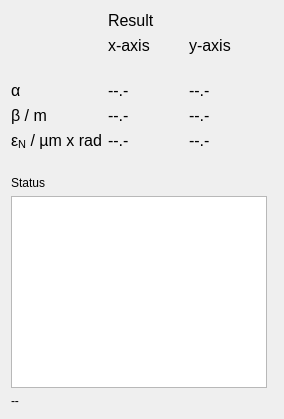
        <widget class="QWidget" name="widget_10" native="true">
         <layout class="QHBoxLayout" name="horizontalLayout_28">
          <item>
           <layout class="QGridLayout" name="gridLayout_4" columnstretch="0,0,0,0" columnminimumwidth="0,0,0,0">
            <property name="rightMargin">
             <number>6</number>
            </property>
            <property name="horizontalSpacing">
             <number>3</number>
            </property>
            <item row="5" column="3">
             <widget class="QLabel" name="eps_y_label">
              <property name="sizePolicy">
               <sizepolicy hsizetype="Preferred" vsizetype="Preferred">
                <horstretch>0</horstretch>
                <verstretch>0</verstretch>
               </sizepolicy>
              </property>
              <property name="minimumSize">
               <size>
                <width>60</width>
                <height>0</height>
               </size>
              </property>
              <property name="maximumSize">
               <size>
                <width>150</width>
                <height>16777215</height>
               </size>
              </property>
              <property name="font">
               <font>
                <family>Arial</family>
                <pointsize>12</pointsize>
               </font>
              </property>
              <property name="text">
               <string>--.-</string>
              </property>
             </widget>
            </item>
            <item row="7" column="0">
             <widget class="QLabel" name="label_40">
              <property name="font">
               <font>
                <family>Arial</family>
               </font>
              </property>
              <property name="text">
               <string>Status</string>
              </property>
              <property name="alignment">
               <set>Qt::AlignLeading|Qt::AlignLeft|Qt::AlignTop</set>
              </property>
             </widget>
            </item>
            <item row="2" column="2" colspan="2">
             <widget class="QLabel" name="charge_ratio_label">
              <property name="text">
               <string/>
              </property>
             </widget>
            </item>
            <item row="5" column="0">
             <widget class="QLabel" name="label_35">
              <property name="font">
               <font>
                <family>Arial</family>
                <pointsize>12</pointsize>
               </font>
              </property>
              <property name="text">
               <string>&lt;html&gt;&lt;head/&gt;&lt;body&gt;&lt;p&gt;ε&lt;span style=&quot; vertical-align:sub;&quot;&gt;N&lt;/span&gt; / µm x rad&lt;/p&gt;&lt;/body&gt;&lt;/html&gt;</string>
              </property>
             </widget>
            </item>
            <item row="4" column="2">
             <widget class="QLabel" name="beta_label">
              <property name="minimumSize">
               <size>
                <width>60</width>
                <height>0</height>
               </size>
              </property>
              <property name="maximumSize">
               <size>
                <width>150</width>
                <height>16777215</height>
               </size>
              </property>
              <property name="font">
               <font>
                <family>Arial</family>
                <pointsize>12</pointsize>
               </font>
              </property>
              <property name="text">
               <string>--.-</string>
              </property>
             </widget>
            </item>
            <item row="1" column="3">
             <widget class="QLabel" name="label_41">
              <property name="sizePolicy">
               <sizepolicy hsizetype="Expanding" vsizetype="Preferred">
                <horstretch>0</horstretch>
                <verstretch>0</verstretch>
               </sizepolicy>
              </property>
              <property name="minimumSize">
               <size>
                <width>60</width>
                <height>0</height>
               </size>
              </property>
              <property name="maximumSize">
               <size>
                <width>150</width>
                <height>16777215</height>
               </size>
              </property>
              <property name="font">
               <font>
                <family>Arial</family>
                <pointsize>12</pointsize>
               </font>
              </property>
              <property name="text">
               <string>y-axis</string>
              </property>
             </widget>
            </item>
            <item row="8" column="0" colspan="4">
             <widget class="QTextEdit" name="status_textedit">
              <property name="sizePolicy">
               <sizepolicy hsizetype="Expanding" vsizetype="Expanding">
                <horstretch>0</horstretch>
                <verstretch>0</verstretch>
               </sizepolicy>
              </property>
              <property name="minimumSize">
               <size>
                <width>210</width>
                <height>0</height>
               </size>
              </property>
              <property name="maximumSize">
               <size>
                <width>1000</width>
                <height>16777215</height>
               </size>
              </property>
              <property name="font">
               <font>
                <family>Arial</family>
               </font>
              </property>
              <property name="readOnly">
               <bool>true</bool>
              </property>
             </widget>
            </item>
            <item row="9" column="0" colspan="4">
             <widget class="QLabel" name="mouse_label">
              <property name="sizePolicy">
               <sizepolicy hsizetype="Expanding" vsizetype="Preferred">
                <horstretch>0</horstretch>
                <verstretch>0</verstretch>
               </sizepolicy>
              </property>
              <property name="minimumSize">
               <size>
                <width>120</width>
                <height>0</height>
               </size>
              </property>
              <property name="maximumSize">
               <size>
                <width>160000</width>
                <height>16777215</height>
               </size>
              </property>
              <property name="font">
               <font>
                <family>Arial</family>
               </font>
              </property>
              <property name="text">
               <string>--</string>
              </property>
             </widget>
            </item>
            <item row="4" column="0">
             <widget class="QLabel" name="label_37">
              <property name="font">
               <font>
                <family>Arial</family>
                <pointsize>12</pointsize>
               </font>
              </property>
              <property name="text">
               <string>β / m</string>
              </property>
             </widget>
            </item>
            <item row="3" column="0">
             <widget class="QLabel" name="label_38">
              <property name="font">
               <font>
                <family>Arial</family>
                <pointsize>12</pointsize>
               </font>
              </property>
              <property name="text">
               <string>α</string>
              </property>
             </widget>
            </item>
            <item row="6" column="0">
             <spacer name="verticalSpacer_7">
              <property name="orientation">
               <enum>Qt::Vertical</enum>
              </property>
              <property name="sizeType">
               <enum>QSizePolicy::Fixed</enum>
              </property>
              <property name="sizeHint" stdset="0">
               <size>
                <width>20</width>
                <height>20</height>
               </size>
              </property>
             </spacer>
            </item>
            <item row="1" column="2">
             <widget class="QLabel" name="result_axis_label">
              <property name="sizePolicy">
               <sizepolicy hsizetype="Expanding" vsizetype="Preferred">
                <horstretch>0</horstretch>
                <verstretch>0</verstretch>
               </sizepolicy>
              </property>
              <property name="minimumSize">
               <size>
                <width>60</width>
                <height>0</height>
               </size>
              </property>
              <property name="maximumSize">
               <size>
                <width>150</width>
                <height>16777215</height>
               </size>
              </property>
              <property name="font">
               <font>
                <family>Arial</family>
                <pointsize>12</pointsize>
               </font>
              </property>
              <property name="text">
               <string>x-axis</string>
              </property>
             </widget>
            </item>
            <item row="4" column="3">
             <widget class="QLabel" name="beta_y_label">
              <property name="sizePolicy">
               <sizepolicy hsizetype="Preferred" vsizetype="Preferred">
                <horstretch>0</horstretch>
                <verstretch>0</verstretch>
               </sizepolicy>
              </property>
              <property name="minimumSize">
               <size>
                <width>60</width>
                <height>0</height>
               </size>
              </property>
              <property name="maximumSize">
               <size>
                <width>150</width>
                <height>16777215</height>
               </size>
              </property>
              <property name="font">
               <font>
                <family>Arial</family>
                <pointsize>12</pointsize>
               </font>
              </property>
              <property name="text">
               <string>--.-</string>
              </property>
             </widget>
            </item>
            <item row="3" column="2">
             <widget class="QLabel" name="alpha_label">
              <property name="sizePolicy">
               <sizepolicy hsizetype="Preferred" vsizetype="Preferred">
                <horstretch>0</horstretch>
                <verstretch>0</verstretch>
               </sizepolicy>
              </property>
              <property name="minimumSize">
               <size>
                <width>60</width>
                <height>0</height>
               </size>
              </property>
              <property name="maximumSize">
               <size>
                <width>150</width>
                <height>16777215</height>
               </size>
              </property>
              <property name="font">
               <font>
                <family>Arial</family>
                <pointsize>12</pointsize>
               </font>
              </property>
              <property name="text">
               <string>--.-</string>
              </property>
             </widget>
            </item>
            <item row="5" column="2">
             <widget class="QLabel" name="eps_label">
              <property name="minimumSize">
               <size>
                <width>60</width>
                <height>0</height>
               </size>
              </property>
              <property name="maximumSize">
               <size>
                <width>150</width>
                <height>16777215</height>
               </size>
              </property>
              <property name="font">
               <font>
                <family>Arial</family>
                <pointsize>12</pointsize>
               </font>
              </property>
              <property name="text">
               <string>--.-</string>
              </property>
             </widget>
            </item>
            <item row="3" column="3">
             <widget class="QLabel" name="alpha_y_label">
              <property name="sizePolicy">
               <sizepolicy hsizetype="Preferred" vsizetype="Preferred">
                <horstretch>0</horstretch>
                <verstretch>0</verstretch>
               </sizepolicy>
              </property>
              <property name="minimumSize">
               <size>
                <width>60</width>
                <height>0</height>
               </size>
              </property>
              <property name="maximumSize">
               <size>
                <width>150</width>
                <height>16777215</height>
               </size>
              </property>
              <property name="font">
               <font>
                <family>Arial</family>
                <pointsize>12</pointsize>
               </font>
              </property>
              <property name="text">
               <string>--.-</string>
              </property>
             </widget>
            </item>
            <item row="0" column="2">
             <widget class="QLabel" name="result_label">
              <property name="font">
               <font>
                <family>Arial</family>
                <pointsize>12</pointsize>
               </font>
              </property>
              <property name="text">
               <string>Result</string>
              </property>
             </widget>
            </item>
           </layout>
          </item>
         </layout>
        </widget>
